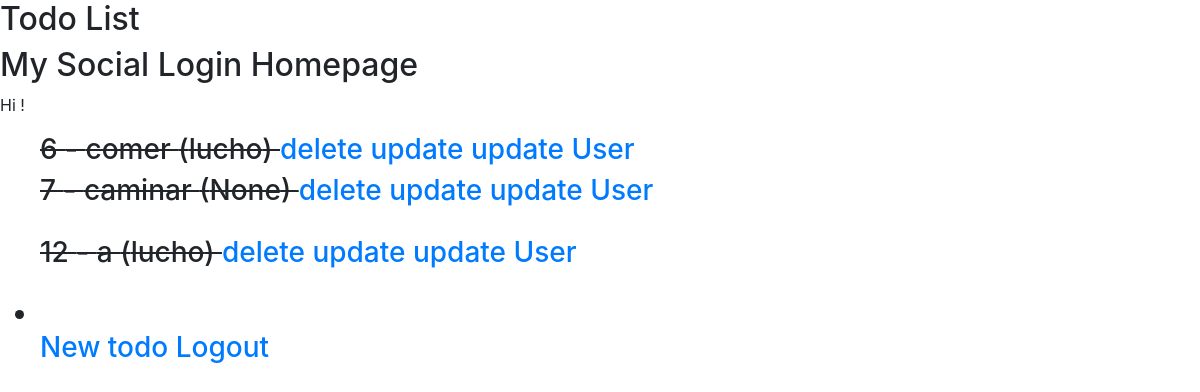
Before: / with the older database file.
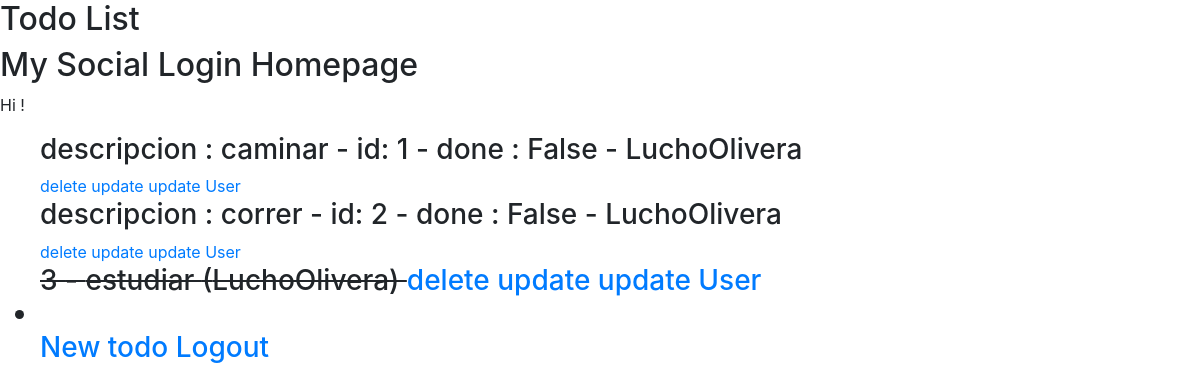
After: the same page with the newer database file.
### todolist_app/models.py (models this page shows, shortened)
class TodoList(models.Model):
    descripcion = models.CharField(max_length=100, help_text='Description todo', unique=True)
    done = models.BooleanField(default=True)
    priority = models.ForeignKey(Priority ,on_delete = models.CASCADE)
    user = models.ForeignKey(
        settings.AUTH_USER_MODEL,
        on_delete=models.CASCADE,
        default=None,
        null=True,
    )

### todolist_app/views.py (the view)
# urls.py: path('', TodoListView.as_view() , name='todolist_view'),
class TodoListView(generic.ListView):
    model = TodoList
    context_object_name = "obj"
    fields = '__all__'
    success_url = reverse_lazy('todolist_app:todolist_view')

### todolist_app/templates/todolist_app/todolist_list.html (shortened to what this page needs)
{% load bootstrap4 %}
{% bootstrap_css %}
<!doctype html>
<html lang="en">
<head>
</head>
<body>
    <h2>Todo List</h2>
    {% block content %}
    <h2>My Social Login Homepage</h2>
    <p>Hi {{ user.username }}!</p>
    {% endblock %}
    <form method="GET">
    <ul>
        {% if not obj %}
            <li>not todo</li>
        {% else %}
                {% for item in obj %}
                    {% if item.done == True %}
                    <h3><strike>{{ item.id }} - {{ item.descripcion }} ({{ item.user}}) </strike>
                    <a href="{% url 'todolist_app:todo_delete' item.id %}">delete</a>
                    <a href="{% url 'todolist_app:todo_update' item.id %}">update</a>
                    <a href="{% url 'todolist_app:user_update' item.id %}">update User</a>
                    {% else %}
                    <h3>descripcion : {{ item.descripcion }} - id: {{ item.id }} - done : {{ item.done }} - {{ item.user }}</h3>
                    <a href="{% url 'todolist_app:todo_delete' item.id %}">delete</a>
                    <a href="{% url 'todolist_app:todo_update' item.id %}">update</a>
                    <a href="{% url 'todolist_app:user_update' item.id %}">update User</a>
                    {% endif %}
                {% endfor %}
        {% endif %}
        <li></li>
            <a href="{% url 'todolist_app:todo_form' %}">New todo</a>
            <a href="{% url 'logout'%}">Logout</a>
        </ul>
    </form>
</body>
</html>

Changed rows visible on the page:
removed TodoList: id "6", descripcion "comer", user "lucho"
removed TodoList: id "7", descripcion "caminar", user "None"
removed TodoList: id "12", descripcion "a", user "lucho"
added TodoList: descripcion "caminar", id "1", done "False", user "LuchoOlivera"
added TodoList: descripcion "correr", id "2", done "False", user "LuchoOlivera"
added TodoList: id "3", descripcion "estudiar", user "LuchoOlivera"
